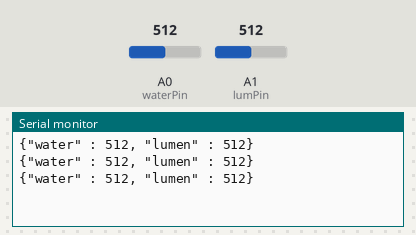
Recording of a sketch running on a simulated Arduino Uno, built with avr-gcc and run on an emulated ATmega328P. On the bench: the last lines printed to the serial monitor. The test bench sets the inputs (shaded band); at power-on: A0 (waterPin) = 512, A1 (lumPin) = 512.

Above: at 1.8 s.
1.9 s: A0 (waterPin) set to 716
At 2.4 s:
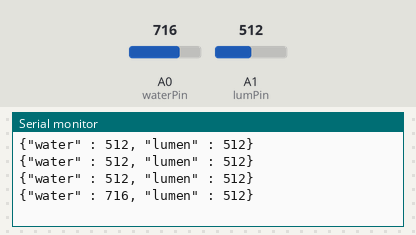
3.4 s: A1 (lumPin) set to 716
At 3.9 s:
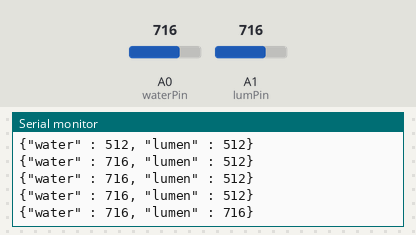
4.9 s: A0 (waterPin) set to 900
At 5.4 s:
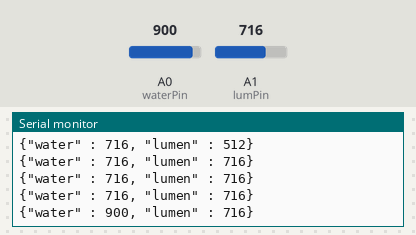
6.4 s: A1 (lumPin) set to 900
At 6.9 s:
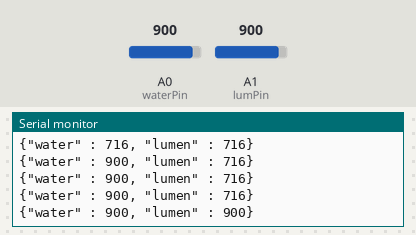
Timing chart, 0 to 8.9 s (numbered marks = the images above; inputs shaded):
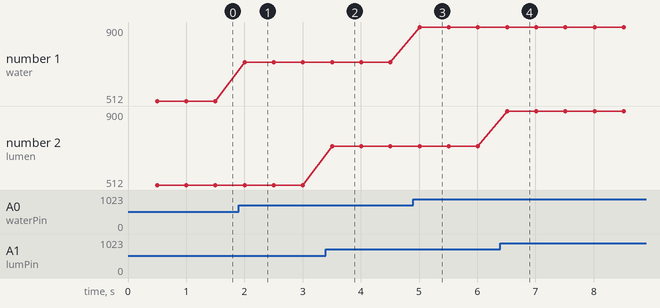

Measured:
- after the input at 1.9 s, the serial monitor: prints a new line after 0.10 s (image 1)
- after the input at 3.4 s, the serial monitor: prints a new line after 0.11 s (image 2)
- after the input at 4.9 s, the serial monitor: prints a new line after 0.11 s (image 3)
- after the input at 6.4 s, the serial monitor: prints a new line after 0.11 s (image 4)
- plotted number 1: 512 → 716 after the input at 1.9 s, 716 → 900 after the input at 4.9 s

The sketch:

arduino.ino
```cpp
int waterPin = A0;
int lumPin = A1;

void setup() {
  // put your setup code here, to run once:
  Serial.begin(9600);
  pinMode(waterPin, INPUT);
  pinMode(lumPin, INPUT);
  //pinMode(waterPinOut, OUTPUT);
  //pinMode(lumPinOut, OUTPUT);
}

void loop() {
  delay(500);
  // put your main code here, to run repeatedly:
  /**Serial.print("WaterLeve : " + analogRead(waterPin));
  Serial.println(analogRead(waterPin));
  Serial.print("Lumen : ");
  Serial.println(analogRead(lumPin));
  Serial.println();

  digitalWrite(waterPinOut, analogRead(waterPin));
  digitalWrite(lumPinOut, analogRead(lumPin));**/

  String json1 = "{\"water\" : ";
  String json2 = json1 + analogRead(waterPin);
  String json3 = json2 + ", \"lumen\" : ";
  String json4 = json3 + analogRead(lumPin);
  Serial.println(json4 + "}");
}
```
